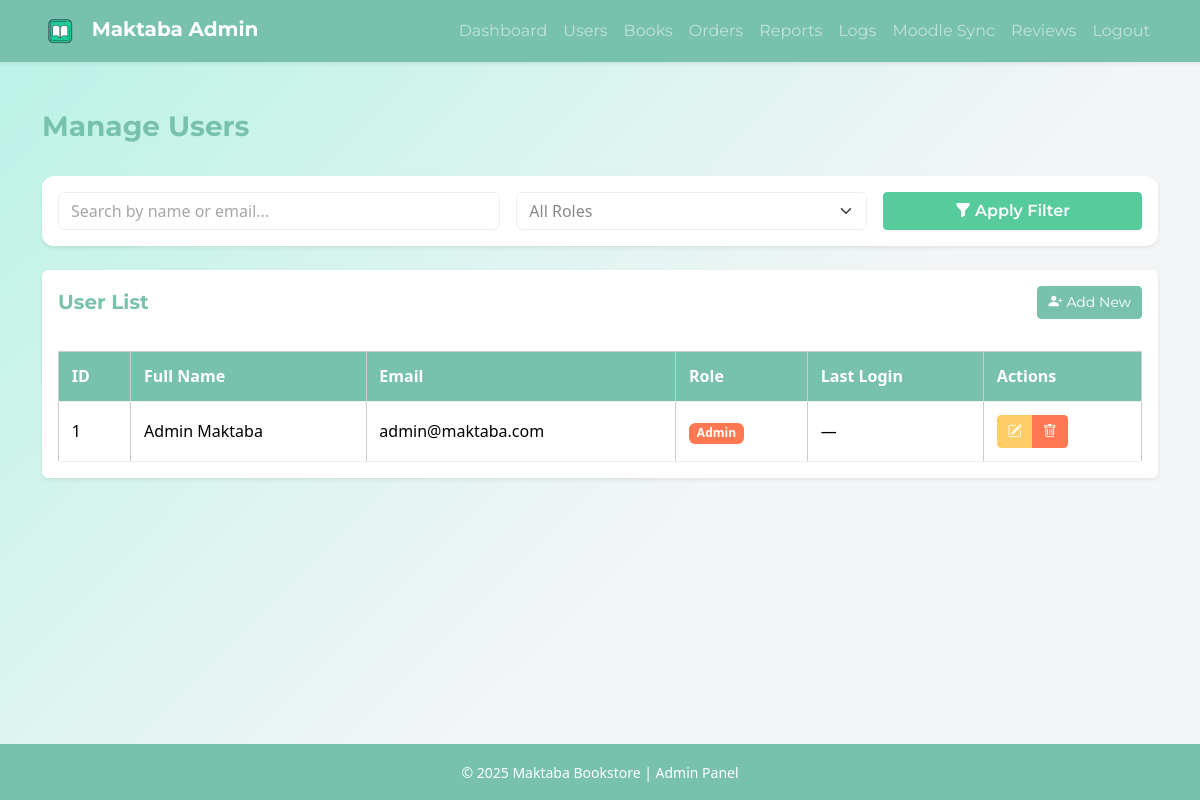
The app's page /modules/admin/manage_users.php (signed in) with its own data.
### tables this page shows
CREATE TABLE users (
    user_id INT AUTO_INCREMENT PRIMARY KEY,
    full_name VARCHAR(100) NOT NULL,
    email VARCHAR(100) UNIQUE NOT NULL,
    password_hash VARCHAR(255) NOT NULL,
    phone VARCHAR(20),
    preferences TEXT,
    user_role ENUM('customer','admin') DEFAULT 'customer',
    otp_code VARCHAR(10),
    otp_expiry DATETIME,
    is_verified TINYINT(1) DEFAULT 0,
    date_created TIMESTAMP DEFAULT CURRENT_TIMESTAMP,
    last_login TIMESTAMP NULL
);

### modules/admin/manage_users.php (the view, shortened to what this page needs)
<?php
require_once("../../includes/notification_helper.php");
$search = $_GET['search'] ?? '';
$query = "SELECT * FROM users WHERE 1";
$query .= " ORDER BY date_created DESC";
$stmt = $conn->prepare($query);
$stmt->execute();
$users = $stmt->get_result();
?>
<!DOCTYPE html>
<html lang="en">
<head>
  <link href="https://cdn.jsdelivr.net/npm/bootswatch@5.3.3/dist/minty/bootstrap.min.css" rel="stylesheet">
  <link href="https://cdn.jsdelivr.net/npm/bootstrap-icons@1.11.3/font/bootstrap-icons.css" rel="stylesheet">
  <link rel="stylesheet" href="/assets/css/admin.css">
</head>
<body class="d-flex flex-column min-vh-100">
  <?php include("../../includes/admin_nav.php"); ?>
  <main class="container my-5 flex-grow-1">
    <div class="d-flex justify-content-between align-items-center mb-4">
      <h3 class="fw-bold text-primary">Manage Users</h3>
    </div>
    <div class="card shadow-sm border-0 mb-4">
      <div class="card-body">
        <form method="get" class="row g-3">
          <div class="col-md-5">
            <input type="text" name="search" value="<?= htmlspecialchars($search) ?>" placeholder="Search by name or email..." class="form-control">
          </div>
          <div class="col-md-4">
            <select name="role" class="form-select">
              <option value="">All Roles</option>
            </select>
          </div>
          <div class="col-md-3 d-grid">
            <button type="submit" class="btn btn-success fw-semibold">
              <i class="bi bi-funnel-fill me-1"></i>Apply Filter
            </button>
          </div>
        </form>
      </div>
    </div>
    <div class="table-wrapper shadow-sm rounded bg-white p-3">
      <div class="d-flex justify-content-between align-items-center mb-3">
        <h5 class="fw-bold text-primary m-0">User List</h5>
        <a href="add_user.php" class="btn btn-primary btn-sm">
          <i class="bi bi-person-plus-fill me-1"></i>Add New
        </a>
      </div>
      <div class="table-responsive">
        <table class="table table-hover align-middle mb-0">
          <thead class="table-primary">
            <tr>
              <th>ID</th>
              <th>Full Name</th>
              <th>Email</th>
              <th>Role</th>
              <th>Last Login</th>
              <th>Actions</th>
            </tr>
          </thead>
          <tbody>
            <?php if ($users->num_rows > 0): ?>
              <?php while ($u = $users->fetch_assoc()): ?>
                <tr>
                  <td><?= $u['user_id'] ?></td>
                  <td><?= htmlspecialchars($u['full_name']) ?></td>
                  <td><?= htmlspecialchars($u['email']) ?></td>
                  <td>
                    <span class="badge bg-<?= $u['user_role'] === 'admin' ? 'danger' : 'success' ?>">
                      <?= ucfirst($u['user_role']) ?>
                    </span>
                  </td>
                  <td><?= htmlspecialchars($u['last_login'] ?? '—') ?></td>
                  <td>
                    <div class="btn-group btn-group-sm">
                      <a href="edit_user.php?id=<?= $u['user_id'] ?>" class="btn btn-warning">
                        <i class="bi bi-pencil-square"></i>
                      </a>
                      <a href="?delete=<?= $u['user_id'] ?>" class="btn btn-danger" onclick="return confirm('Delete this user?')">
                        <i class="bi bi-trash"></i>
                      </a>
                    </div>
                  </td>
                </tr>
              <?php endwhile; ?>
            <?php else: ?>
              <tr>
                <td colspan="6" class="text-center text-muted py-4">No users found.</td>
              </tr>
            <?php endif; ?>
          </tbody>
        </table>
      </div>
    </div>
  </main>
  <footer class="bg-primary text-white text-center py-3 mt-auto">
    <small>&copy; <?= date('Y') ?> Maktaba Bookstore | Admin Panel</small>
  </footer>
</body>
</html>

### Assets/css/admin.css (style rules this page uses)
body { background: linear-gradient(135deg, #b8f3e5 0%, #f3f5f6 60%) !important; min-height: 100vh; }
.table-wrapper { overflow-x: auto; }
.table { width: 100%; border-collapse: collapse; margin-top: 1rem; }
.table th, .table td { padding: 0.8rem; border-bottom: 1px solid #eee; text-align: left; }
table { width: 100%; border-collapse: collapse; margin-top: 15px; }
th, td { border: 1px solid #ccc; padding: 8px; text-align: left; }
th { background: #333; color: #fff; }
.btn { padding: 5px 10px; border-radius: 4px; text-decoration: none; color: white; }
.card { border-radius: 0.75rem; border: none; }
.table-wrapper { background: #fff; border-radius: 0.75rem; padding: 1rem; }
.table thead th { background-color: #78C2AD !important; color: white; }

### records on screen
users: user_id "1", full_name "Admin Maktaba", email "admin@maktaba.com", user_role "Admin", last_login "—"
